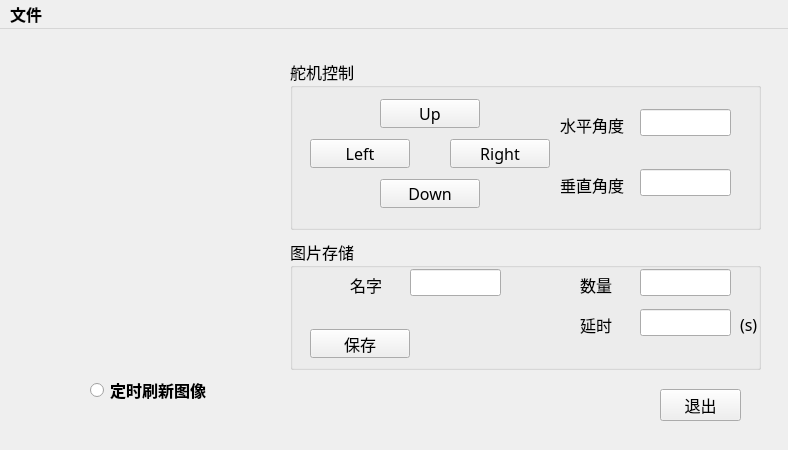
<?xml version="1.0" encoding="UTF-8"?>
<ui version="4.0">
 <class>ImageIden</class>
 <widget class="QMainWindow" name="ImageIden">
  <property name="geometry">
   <rect>
    <x>0</x>
    <y>0</y>
    <width>788</width>
    <height>450</height>
   </rect>
  </property>
  <property name="maximumSize">
   <size>
    <width>800</width>
    <height>480</height>
   </size>
  </property>
  <property name="font">
   <font>
    <pointsize>12</pointsize>
    <weight>75</weight>
    <italic>false</italic>
    <bold>true</bold>
    <underline>false</underline>
    <strikeout>false</strikeout>
   </font>
  </property>
  <property name="windowTitle">
   <string>图像识别</string>
  </property>
  <widget class="QWidget" name="centralwidget">
   <widget class="QPushButton" name="buttonQuit">
    <property name="geometry">
     <rect>
      <x>660</x>
      <y>360</y>
      <width>81</width>
      <height>32</height>
     </rect>
    </property>
    <property name="font">
     <font>
      <family>WenQuanYi Micro Hei</family>
      <weight>50</weight>
      <bold>false</bold>
     </font>
    </property>
    <property name="text">
     <string>退出</string>
    </property>
   </widget>
   <widget class="QLabel" name="labelPicture">
    <property name="geometry">
     <rect>
      <x>30</x>
      <y>30</y>
      <width>250</width>
      <height>301</height>
     </rect>
    </property>
    <property name="font">
     <font>
      <family>WenQuanYi Micro Hei</family>
      <weight>50</weight>
      <bold>false</bold>
     </font>
    </property>
    <property name="text">
     <string/>
    </property>
   </widget>
   <widget class="QGroupBox" name="groupBox">
    <property name="geometry">
     <rect>
      <x>290</x>
      <y>30</y>
      <width>471</width>
      <height>171</height>
     </rect>
    </property>
    <property name="font">
     <font>
      <family>WenQuanYi Micro Hei</family>
      <weight>50</weight>
      <bold>false</bold>
     </font>
    </property>
    <property name="title">
     <string>舵机控制</string>
    </property>
    <widget class="QPushButton" name="btUp">
     <property name="geometry">
      <rect>
       <x>90</x>
       <y>40</y>
       <width>100</width>
       <height>29</height>
      </rect>
     </property>
     <property name="font">
      <font>
       <family>WenQuanYi Micro Hei</family>
       <weight>50</weight>
       <bold>false</bold>
      </font>
     </property>
     <property name="text">
      <string>Up</string>
     </property>
    </widget>
    <widget class="QPushButton" name="btLeft">
     <property name="geometry">
      <rect>
       <x>20</x>
       <y>80</y>
       <width>100</width>
       <height>29</height>
      </rect>
     </property>
     <property name="font">
      <font>
       <family>WenQuanYi Micro Hei</family>
       <weight>50</weight>
       <bold>false</bold>
      </font>
     </property>
     <property name="text">
      <string>Left</string>
     </property>
    </widget>
    <widget class="QPushButton" name="btRight">
     <property name="geometry">
      <rect>
       <x>160</x>
       <y>80</y>
       <width>100</width>
       <height>29</height>
      </rect>
     </property>
     <property name="font">
      <font>
       <family>WenQuanYi Micro Hei</family>
       <weight>50</weight>
       <bold>false</bold>
      </font>
     </property>
     <property name="text">
      <string>Right</string>
     </property>
    </widget>
    <widget class="QPushButton" name="btDown">
     <property name="geometry">
      <rect>
       <x>90</x>
       <y>120</y>
       <width>100</width>
       <height>29</height>
      </rect>
     </property>
     <property name="font">
      <font>
       <family>WenQuanYi Micro Hei</family>
       <weight>50</weight>
       <bold>false</bold>
      </font>
     </property>
     <property name="text">
      <string>Down</string>
     </property>
    </widget>
    <widget class="QLineEdit" name="leHorizontal">
     <property name="geometry">
      <rect>
       <x>350</x>
       <y>50</y>
       <width>91</width>
       <height>27</height>
      </rect>
     </property>
    </widget>
    <widget class="QLineEdit" name="leVertical">
     <property name="geometry">
      <rect>
       <x>350</x>
       <y>110</y>
       <width>91</width>
       <height>27</height>
      </rect>
     </property>
    </widget>
    <widget class="QLabel" name="label_2">
     <property name="geometry">
      <rect>
       <x>270</x>
       <y>110</y>
       <width>81</width>
       <height>31</height>
      </rect>
     </property>
     <property name="text">
      <string>垂直角度</string>
     </property>
    </widget>
    <widget class="QLabel" name="label_6">
     <property name="geometry">
      <rect>
       <x>270</x>
       <y>50</y>
       <width>81</width>
       <height>31</height>
      </rect>
     </property>
     <property name="text">
      <string>水平角度</string>
     </property>
    </widget>
   </widget>
   <widget class="QGroupBox" name="groupBox_2">
    <property name="geometry">
     <rect>
      <x>290</x>
      <y>210</y>
      <width>471</width>
      <height>131</height>
     </rect>
    </property>
    <property name="font">
     <font>
      <family>WenQuanYi Micro Hei</family>
      <weight>50</weight>
      <bold>false</bold>
     </font>
    </property>
    <property name="title">
     <string>图片存储</string>
    </property>
    <widget class="QLineEdit" name="leName">
     <property name="geometry">
      <rect>
       <x>120</x>
       <y>30</y>
       <width>91</width>
       <height>27</height>
      </rect>
     </property>
    </widget>
    <widget class="QLineEdit" name="leNumber">
     <property name="geometry">
      <rect>
       <x>350</x>
       <y>30</y>
       <width>91</width>
       <height>27</height>
      </rect>
     </property>
    </widget>
    <widget class="QLabel" name="label">
     <property name="geometry">
      <rect>
       <x>60</x>
       <y>30</y>
       <width>61</width>
       <height>31</height>
      </rect>
     </property>
     <property name="text">
      <string>名字</string>
     </property>
    </widget>
    <widget class="QLabel" name="label_3">
     <property name="geometry">
      <rect>
       <x>290</x>
       <y>30</y>
       <width>61</width>
       <height>31</height>
      </rect>
     </property>
     <property name="text">
      <string>数量</string>
     </property>
    </widget>
    <widget class="QLabel" name="label_4">
     <property name="geometry">
      <rect>
       <x>290</x>
       <y>70</y>
       <width>61</width>
       <height>31</height>
      </rect>
     </property>
     <property name="text">
      <string>延时</string>
     </property>
    </widget>
    <widget class="QLineEdit" name="leTime">
     <property name="geometry">
      <rect>
       <x>350</x>
       <y>70</y>
       <width>91</width>
       <height>27</height>
      </rect>
     </property>
    </widget>
    <widget class="QLabel" name="label_5">
     <property name="geometry">
      <rect>
       <x>450</x>
       <y>70</y>
       <width>61</width>
       <height>31</height>
      </rect>
     </property>
     <property name="text">
      <string>(s)</string>
     </property>
    </widget>
    <widget class="QPushButton" name="btSave">
     <property name="geometry">
      <rect>
       <x>20</x>
       <y>90</y>
       <width>100</width>
       <height>29</height>
      </rect>
     </property>
     <property name="font">
      <font>
       <family>WenQuanYi Micro Hei</family>
       <weight>50</weight>
       <bold>false</bold>
      </font>
     </property>
     <property name="text">
      <string>保存</string>
     </property>
    </widget>
   </widget>
   <widget class="QRadioButton" name="rbRefrashImg">
    <property name="geometry">
     <rect>
      <x>90</x>
      <y>350</y>
      <width>201</width>
      <height>22</height>
     </rect>
    </property>
    <property name="text">
     <string>定时刷新图像</string>
    </property>
   </widget>
  </widget>
  <widget class="QMenuBar" name="menubar">
   <property name="geometry">
    <rect>
     <x>0</x>
     <y>0</y>
     <width>788</width>
     <height>30</height>
    </rect>
   </property>
   <widget class="QMenu" name="menuFile">
    <property name="title">
     <string>文件</string>
    </property>
    <addaction name="actionFromFile"/>
    <addaction name="separator"/>
    <addaction name="actionQuit"/>
   </widget>
   <addaction name="menuFile"/>
  </widget>
  <action name="actionIden">
   <property name="text">
    <string>识别</string>
   </property>
   <property name="font">
    <font>
     <family>WenQuanYi Micro Hei</family>
    </font>
   </property>
  </action>
  <action name="actionZuoqu">
   <property name="text">
    <string>zhuqu</string>
   </property>
  </action>
  <action name="actionXunliang">
   <property name="text">
    <string>xunliang</string>
   </property>
  </action>
  <action name="actionFromFile">
   <property name="text">
    <string>载入图片</string>
   </property>
   <property name="font">
    <font>
     <family>WenQuanYi Micro Hei</family>
    </font>
   </property>
  </action>
  <action name="actionCatch">
   <property name="text">
    <string>捕获</string>
   </property>
   <property name="font">
    <font>
     <family>WenQuanYi Micro Hei</family>
    </font>
   </property>
  </action>
  <action name="actionTrain">
   <property name="text">
    <string>训练</string>
   </property>
   <property name="font">
    <font>
     <family>WenQuanYi Micro Hei</family>
    </font>
   </property>
  </action>
  <action name="actionFace">
   <property name="checkable">
    <bool>true</bool>
   </property>
   <property name="checked">
    <bool>true</bool>
   </property>
   <property name="text">
    <string>人脸识别</string>
   </property>
   <property name="iconText">
    <string>人脸识别</string>
   </property>
   <property name="font">
    <font>
     <family>WenQuanYi Micro Hei</family>
    </font>
   </property>
  </action>
  <action name="actionDigit">
   <property name="checkable">
    <bool>true</bool>
   </property>
   <property name="text">
    <string>数字识别</string>
   </property>
   <property name="font">
    <font>
     <family>WenQuanYi Micro Hei</family>
    </font>
   </property>
  </action>
  <action name="actionQuit">
   <property name="text">
    <string>退出</string>
   </property>
   <property name="font">
    <font>
     <family>WenQuanYi Micro Hei</family>
    </font>
   </property>
  </action>
  <action name="actionAa">
   <property name="text">
    <string>aa</string>
   </property>
  </action>
 </widget>
 <resources/>
 <connections/>
</ui>
